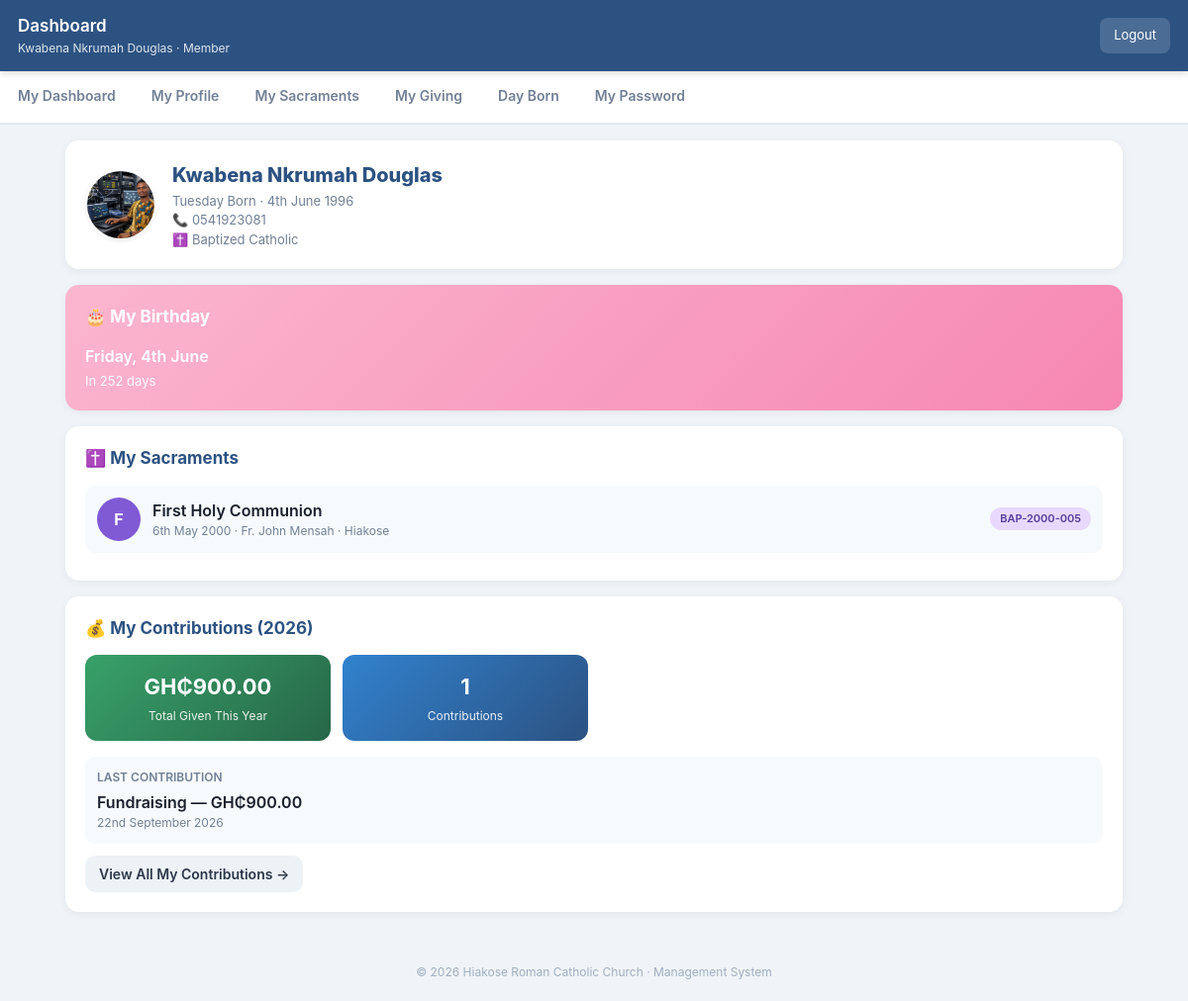
/ (signed in), run on the app's committed database.
### tables this page shows
CREATE TABLE `members` (
  `id` int(11) NOT NULL AUTO_INCREMENT,
  `full_name` varchar(150) NOT NULL,
  `photo` varchar(255) DEFAULT NULL,
  `gender` enum('Male','Female') DEFAULT NULL,
  `dob` date DEFAULT NULL,
  `birth_year` smallint(6) DEFAULT NULL,
  `approx_age` tinyint(4) DEFAULT NULL,
  `dob_known` enum('full','year','age','unknown') DEFAULT 'full',
  `place_of_birth` varchar(150) DEFAULT NULL,
  `phone` varchar(30) DEFAULT NULL,
  `marital_status` enum('Single','Married','Widowed','Divorced') DEFAULT NULL,
  `baptism` enum('Baptized Catholic','Not Baptized','Other Denomination') DEFAULT NULL,
  `day_born` varchar(15) DEFAULT NULL,
  `created_at` timestamp NOT NULL DEFAULT current_timestamp(),
  PRIMARY KEY (`id`)
);

CREATE TABLE `sacraments` (
  `id` int(11) NOT NULL AUTO_INCREMENT,
  `member_id` int(11) NOT NULL,
  `type` varchar(60) NOT NULL,
  `date_received` date DEFAULT NULL,
  `minister` varchar(120) DEFAULT NULL,
  `place` varchar(150) DEFAULT NULL,
  `certificate_no` varchar(60) DEFAULT NULL,
  `created_at` timestamp NOT NULL DEFAULT current_timestamp(),
  PRIMARY KEY (`id`),
  KEY `member_id` (`member_id`),
  CONSTRAINT `sacraments_ibfk_1` FOREIGN KEY (`member_id`) REFERENCES `members` (`id`) ON DELETE CASCADE
);

CREATE TABLE `settings` (
  `id` int(11) NOT NULL DEFAULT 1,
  `church_name` varchar(150) DEFAULT 'Roman Catholic Church',
  `currency` varchar(10) DEFAULT 'GH₵',
  `timezone` varchar(60) DEFAULT 'Africa/Accra',
  `default_currency_code` varchar(10) DEFAULT 'GHS',
  PRIMARY KEY (`id`)
);

CREATE TABLE `finances` (
  `id` int(11) NOT NULL AUTO_INCREMENT,
  `member_id` int(11) DEFAULT NULL,
  `beneficiary_name` varchar(150) DEFAULT NULL,
  `relationship` varchar(50) DEFAULT NULL,
  `payment_method` varchar(30) DEFAULT NULL,
  `type` enum('income','expense') NOT NULL,
  `category` varchar(80) NOT NULL,
  `amount` decimal(12,2) NOT NULL,
  `date` date NOT NULL,
  `note` varchar(255) DEFAULT NULL,
  `recorded_by` varchar(100) DEFAULT NULL,
  `created_at` timestamp NOT NULL DEFAULT current_timestamp(),
  PRIMARY KEY (`id`),
  KEY `idx_finances_member` (`member_id`),
  KEY `idx_finances_date` (`date`),
  KEY `idx_finances_beneficiary` (`beneficiary_name`),
  CONSTRAINT `fk_finances_member` FOREIGN KEY (`member_id`) REFERENCES `members` (`id`) ON DELETE SET NULL
);

### includes/auth.php (called while the page is built, shortened)
<?php
require_once __DIR__ . '/../config/database.php';
function currentUser() { return $_SESSION['user'] ?? null; }
function myMember(PDO $pdo): ?array {
    $u = currentUser();
    $stmt = $pdo->prepare("SELECT * FROM members WHERE id = ?");
    $stmt->execute([$u['member_id']]);
    return $stmt->fetch() ?: null;
}

### config/database.php (called while the page is built, shortened)
<?php
$DB_HOST = 'localhost';
$DB_NAME = 'church_db';
$DB_USER = 'root';
$DB_PASS = '';
try {
    $pdo = new PDO(
        "mysql:host=$DB_HOST;dbname=$DB_NAME;charset=utf8mb4",
        $DB_USER,
        $DB_PASS,
        [
            PDO::ATTR_ERRMODE            => PDO::ERRMODE_EXCEPTION,
            PDO::ATTR_DEFAULT_FETCH_MODE => PDO::FETCH_ASSOC,
            PDO::ATTR_EMULATE_PREPARES   => false,
        ]
    );
} catch (PDOException $e) {
    die("Database connection failed: " . $e->getMessage());
}
$settings = $pdo->query("SELECT * FROM settings WHERE id=1")->fetch();
if (!empty($settings['timezone'])) {
    date_default_timezone_set($settings['timezone']);
}
require_once __DIR__ . '/../includes/functions.php';

### index.php (the view, shortened to what this page needs)
<?php
require_once 'includes/auth.php';
$u = currentUser();
if ($u['role'] === 'member') {
    $member = myMember($pdo);
    $sacraments = [];
    if ($member) {
        $stmt = $pdo->prepare("SELECT * FROM sacraments
            WHERE member_id = ? ORDER BY date_received IS NULL, date_received");
        $stmt->execute([$member['id']]);
        $sacraments = $stmt->fetchAll();
    }
    $yearStart = 'date'('Y-01-01');
    $myContributions = [];
    $myTotal = 0;
    $myLast  = null;
    if ($member) {
        $stmt = $pdo->prepare("SELECT * FROM finances
            WHERE member_id = ?
              AND type='income'
              AND category IN (" . implode(',', array_fill(0, count(CONTRIBUTION_TYPES), '?')) . ")
              AND date >= ?
            ORDER BY date DESC");
        $stmt->execute(array_merge([$member['id']], CONTRIBUTION_TYPES, [$yearStart]));
        $myContributions = $stmt->fetchAll();
        foreach ($myContributions as $c) $myTotal += (float)$c['amount'];
        $myLast = $myContributions[0] ?? null;
    }
    $daysToBday = null;
    $nextBday   = null;
    if ($member && !empty($member['dob'])) {
        $d = new DateTime($member['dob']);
        $t = new DateTime();
        $d->setDate($t->format('Y'), $d->format('m'), $d->format('d'));
        if ($d < $t) $d->modify('+1 year');
        $daysToBday = (int)$t->diff($d)->format('%a');
        $nextBday   = $d;
    }
    include 'includes/header.php';
    ?>
    <div class="card">
      <?php if ($member): ?>
        <div style="display:flex;align-items:center;gap:16px;">
          <?= memberAvatar($member, 72) ?>
          <div style="flex:1;min-width:0;">
            <div style="font-size:20px;font-weight:800;color:#2c5282;">
              <?= e($member['full_name']) ?>
            </div>
            <div style="font-size:13px;color:#718096;margin-top:2px;">
              <?= e($member['day_born'] ? $member['day_born'] . ' Born' : '—') ?>
              <?= $member['dob'] ? ' · ' . 'date'('jS F Y', 'strtotime'($member['dob'])) : '' ?>
            </div>
            <div style="font-size:13px;color:#718096;">
              <?= $member['phone'] ? '📞 ' . e($member['phone']) : '' ?>
            </div>
            <div style="font-size:13px;color:#718096;">
              <?= $member['baptism'] ? '✝️ ' . e($member['baptism']) : '' ?>
            </div>
          </div>
        </div>
      <?php endif; ?>
    </div>
    <?php if ($member && $daysToBday !== null): ?>
    <div class="card" style="background:linear-gradient(135deg,#fbb6ce,#f687b3);color:#fff;">
      <h3 style="color:#fff;">🎂 My Birthday</h3>
      <div style="font-size:16px;font-weight:600;">
        <?= $nextBday->format('l, jS F') ?>
      </div>
      <div style="font-size:13px;opacity:0.95;margin-top:4px;">
        <?php if ($daysToBday === 0): ?>
          🎉 Today is your birthday — Happy Birthday!
        <?php else: ?>
          In <?= $daysToBday ?> day<?= $daysToBday === 1 ? '' : 's' ?>
        <?php endif; ?>
      </div>
    </div>
    <?php endif; ?>
    <div class="card">
      <h3>✝️ My Sacraments</h3>
      <?php if (!$sacraments): ?>
        <div class="empty">No sacraments recorded yet.</div>
      <?php else: foreach ($sacraments as $s): ?>
        <div class="member-card">
          <div class="avatar" style="background:#805ad5;">
            <?= e(strtoupper(substr($s['type'],0,1))) ?>
          </div>
          <div class="member-info">
            <div class="name"><?= e($s['type']) ?></div>
            <div class="meta">
              <?= $s['date_received'] ? 'date'('jS F Y', 'strtotime'($s['date_received'])) : 'date not recorded' ?>
              <?= $s['minister'] ? ' · ' . e($s['minister']) : '' ?>
              <?= $s['place'] ? ' · ' . e($s['place']) : '' ?>
            </div>
          </div>
          <?php if ($s['certificate_no']): ?>
            <span class="badge"><?= e($s['certificate_no']) ?></span>
          <?php endif; ?>
        </div>
      <?php endforeach; endif; ?>
    </div>
    <div class="card">
      <h3>💰 My Contributions (<?= 'date'('Y') ?>)</h3>
      <div class="stat-grid" style="margin-bottom:16px;">
        <div class="stat" style="background:linear-gradient(135deg,#38a169,#276749);">
          <div class="num"><?= money($myTotal) ?></div>
          <div class="lbl">Total Given This Year</div>
        </div>
        <div class="stat" style="background:linear-gradient(135deg,#3182ce,#2c5282);">
          <div class="num"><?= count($myContributions) ?></div>
          <div class="lbl">Contributions</div>
        </div>
      </div>
      <?php if ($myLast): ?>
        <div style="background:#f7fafc;border-radius:10px;padding:12px;margin-bottom:12px;">
          <div style="font-size:12px;color:#718096;font-weight:600;text-transform:uppercase;">
            Last Contribution
          </div>
          <div style="font-weight:600;margin-top:4px;">
            <?= e($myLast['category']) ?> — <?= money($myLast['amount']) ?>
          </div>
          <div style="font-size:12px;color:#718096;">
            <?= 'date'('jS F Y', 'strtotime'($myLast['date'])) ?>
          </div>
        </div>
      <?php endif; ?>
      <a class="btn-sm btn-ghost" href="my_giving.php">View All My Contributions →</a>
    </div>
    <?php
    include 'includes/footer.php';
    exit;
}
include 'includes/header.php';
?>
<?php include 'includes/footer.php'; ?>

### includes/header.php (shortened to what this page needs)
<?php
require_once __DIR__ . '/auth.php';
$u = currentUser();
$menu = $MENUS[$u['role']] ?? ['Dashboard' => 'index.php'];
$current = basename($_SERVER['PHP_SELF']);
$pageTitle = array_search($current, $menu) ?: 'Dashboard';
$roleLabel = match($u['role']) {
    'sysadmin'  => 'System Administrator',
    'admin'     => 'Station Administrator',
    'secretary' => 'Station Secretary',
    'finance'   => 'Finance Officer',
    'catechist' => 'Catechist',
    'member'    => 'Member',
    default     => ucfirst((string)$u['role']),
};
?>
<!DOCTYPE html>
<html lang="en">
<head>
<link rel="stylesheet" href="assets/css/style.css">
</head>
<body>
<header>
  <div>
    <h2><?= e($pageTitle) ?></h2>
    <div class="user-tag"><?= e($u['name']) ?> · <?= e($roleLabel) ?></div>
  </div>
  <a class="logout-btn" href="logout.php">Logout</a>
</header>
<nav class="tabs">
  <?php foreach ($menu as $label => $url): ?>
    <a class="<?= $current === $url ? 'active' : '' ?>" href="<?= $url ?>"><?= e($label) ?></a>
  <?php endforeach; ?>
</nav>
<main>

### includes/functions.php (shortened to what this page needs)
<?php
function e($s) { return htmlspecialchars($s ?? '', ENT_QUOTES, 'UTF-8'); }
function money($n) {
    global $settings;
    $value = round((float) $n + 0.0000001, 2);
    $formatted = number_format($value, 2, '.', '');
    [$int, $dec] = explode('.', $formatted);
    $int = number_format((int) $int, 0, '.', ',');
    $symbol = $settings['currency'] ?? 'GH₵';
    return $symbol . $int . '.' . $dec;
}
    ?>
    <?php
function memberPhoto(?array $member): ?string {
    $diskPath = __DIR__ . '/../uploads/members/' . $member['photo'];
    $docRoot = str_replace('\\', '/', realpath($_SERVER['DOCUMENT_ROOT'] ?? ''));
    $real    = str_replace('\\', '/', realpath($diskPath));
    $rel = substr($real, strlen($docRoot));
    return ($rel !== false && $rel !== '') ? $rel : null;
}
function memberAvatar(?array $member, int $size = 44): string {
    $name    = $member['full_name'] ?? '?';
    $initial = strtoupper(substr($name, 0, 1));
    $photo   = memberPhoto($member);
    $style = "width:{$size}px;height:{$size}px;border-radius:50%;flex-shrink:0;";
    if ($photo) {
        return '<img src="' . e($photo) . '" alt="' . e($name) . '" '
             . 'style="' . $style . 'object-fit:cover;border:2px solid #fff;'
             . 'box-shadow:0 1px 3px rgba(0,0,0,0.1);">';
    }
    return '<div class="avatar" style="' . $style
         . 'background:#6b46c1;color:#fff;display:flex;align-items:center;'
         . 'justify-content:center;font-weight:700;font-size:' . ($size * 0.42) . 'px;">'
         . e($initial) . '</div>';
}

### includes/footer.php (shortened to what this page needs)
</main>
<footer>
  © <?= 'date'('Y') ?> <?= e($settings['church_name'] ?? 'Church') ?> · Management System
</footer>
</body>
</html>

### assets/css/style.css (style rules this page uses)
* { box-sizing: border-box; margin: 0; padding: 0; -webkit-tap-highlight-color: transparent; }
body { font-family: -apple-system, BlinkMacSystemFont, "Segoe UI", Roboto, sans-serif; background: #f0f4f8; color: #1a202c; font-size: 16px; line-height: 1.5; }
a { text-decoration: none; }
button, .btn-sm { font-family: inherit; font-size: 16px; font-weight: 600; cursor: pointer; border: none; border-radius: 10px; padding: 12px 18px; transition: transform .1s, opacity .2s; display: inline-block; }
.btn-sm { padding: 8px 14px; font-size: 14px; }
.btn-ghost { background: #edf2f7; color: #2d3748; }
header { background: #2c5282; color: #fff; padding: 14px 18px; display: flex; justify-content: space-between; align-items: center; position: sticky; top: 0; z-index: 50; box-shadow: 0 2px 8px rgba(0,0,0,0.15); }
header h2 { font-size: 17px; font-weight: 600; }
header .user-tag { font-size: 12px; opacity: .85; }
.logout-btn { background: rgba(255,255,255,0.15); color: #fff; padding: 8px 14px; font-size: 13px; border-radius: 8px; }
nav.tabs { display: flex; overflow-x: auto; background: #fff; border-bottom: 2px solid #e2e8f0; position: sticky; top: 60px; z-index: 40; scrollbar-width: none; }
nav.tabs a { flex: 0 0 auto; color: #718096; padding: 14px 18px; font-size: 14px; white-space: nowrap; border-bottom: 3px solid transparent; font-weight: 600; }
main { padding: 16px; max-width: 1100px; margin: 0 auto; }
.card { background: #fff; border-radius: 14px; padding: 20px; box-shadow: 0 2px 8px rgba(0,0,0,0.06); margin-bottom: 16px; }
.card h3 { font-size: 17px; color: #2c5282; margin-bottom: 14px; }
.stat-grid { display: grid; grid-template-columns: repeat(2, 1fr); gap: 12px; }
@media (min-width: 600px) { .stat-grid { grid-template-columns: repeat(4, 1fr); } }
.stat { background: linear-gradient(135deg, #6b46c1, #2c5282); color: #fff; padding: 16px; border-radius: 12px; text-align: center; }
.stat .num { font-size: 22px; font-weight: 700; word-break: break-all; }
.stat .lbl { font-size: 12px; opacity: .9; margin-top: 4px; }
.member-card { display: flex; align-items: center; gap: 12px; padding: 12px; background: #f7fafc; border-radius: 10px; margin-bottom: 8px; }
.avatar { width: 44px; height: 44px; border-radius: 50%; background: #6b46c1; color: #fff; display: flex; align-items: center; justify-content: center; font-weight: 700; flex-shrink: 0; }
.member-info { flex: 1; min-width: 0; }
.member-info .name { font-weight: 600; }
.member-info .meta { font-size: 12px; color: #718096; }
.badge { display: inline-block; padding: 3px 10px; border-radius: 999px; font-size: 11px; font-weight: 600; background: #e9d8fd; color: #553c9a; }
footer { text-align: center; padding: 20px; color: #a0aec0; font-size: 12px; }
.badge { background: #e9d8fd; color: #553c9a; }

### data on the page
members: full_name "Kwabena Nkrumah Douglas", photo (picture), day_born "Tuesday Born", dob "4th June 1996", phone "0541923081", baptism "Baptized Catholic", dob "Friday, 4th June", dob "252"
sacraments: type "F", type "First Holy Communion", date_received "6th May 2000", minister "Fr. John Mensah", place "Hiakose", certificate_no "BAP-2000-005"
settings: currency "GH₵900.00", church_name "Hiakose Roman Catholic Church"
finances: category "Fundraising", amount.currency "GH₵900.00", date "22nd September 2026"

### other printed values
$pageTitle "Dashboard"
$roleLabel "Member"
$label "My Dashboard"
$label "My Profile"
$label "My Sacraments"
$label "My Giving"
$label "Day Born"
$label "My Password"
count($myContributions) "1"
